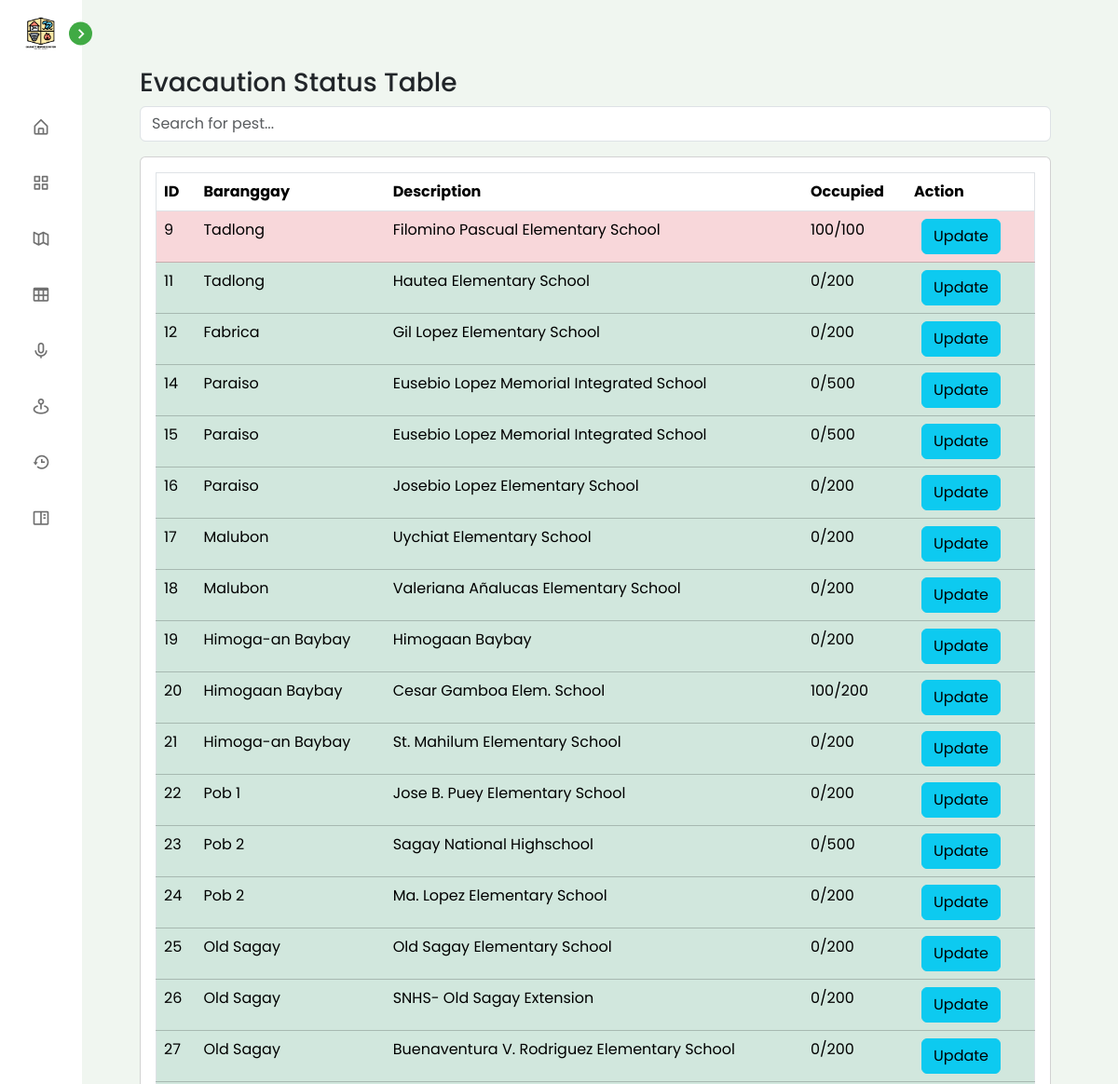
The app's page /view/pages/admin/table.php (signed in, upper part), older data.
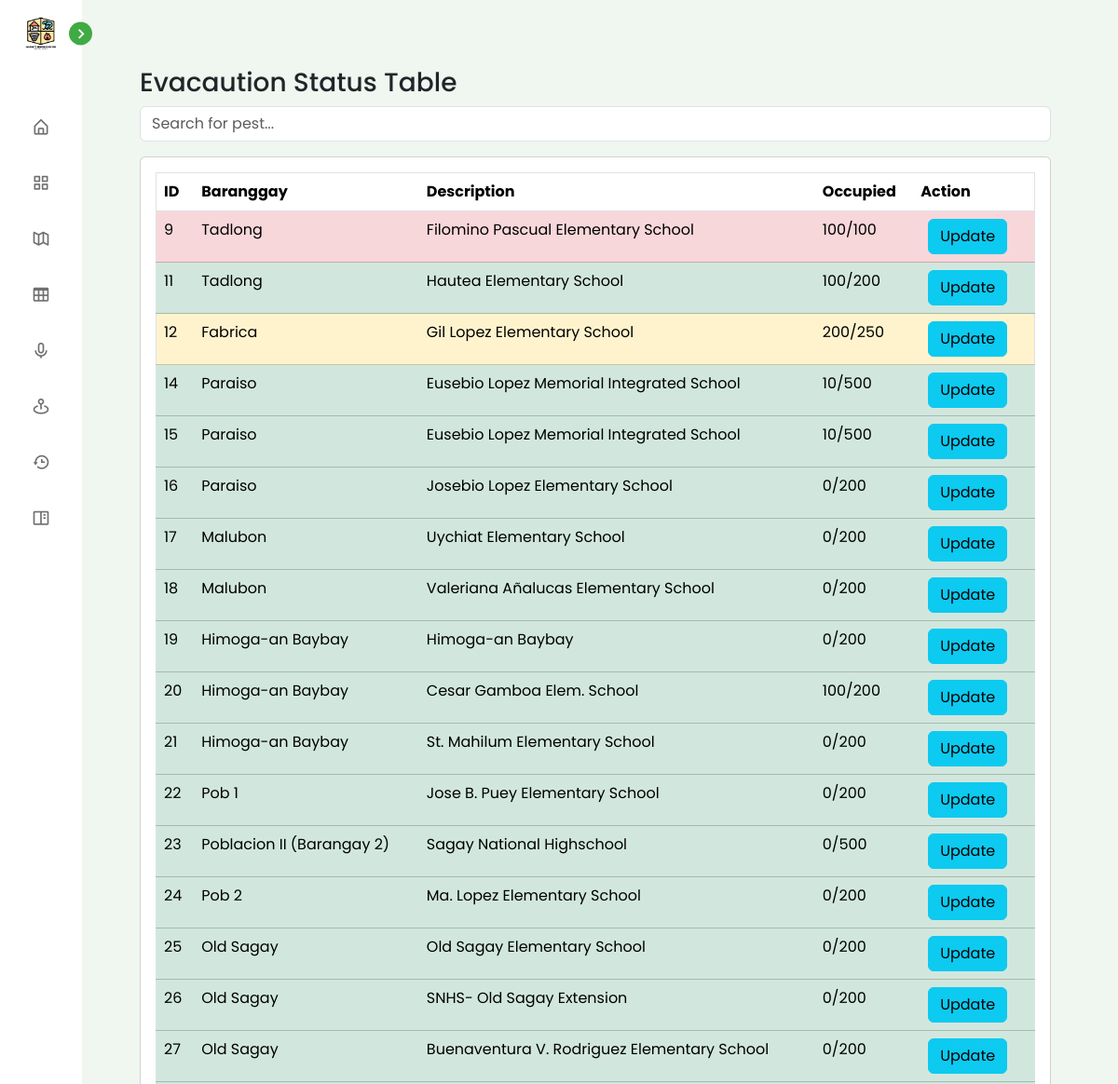
The same page, newer data.
### tables this page shows
CREATE TABLE `tbl_evacuation_location` (
  `id` int(11) NOT NULL,
  `location_id` varchar(255) NOT NULL,
  `location_name` varchar(255) NOT NULL,
  `location_description` varchar(255) NOT NULL,
  `location_latitude` varchar(255) NOT NULL,
  `location_longhitude` varchar(255) NOT NULL,
  `location_current_no_of_evacuue` int(255) NOT NULL,
  `location_max_accommodate` int(255) NOT NULL
);

### connection/connection.php (called while the page is built, shortened)
<?php
class config {
    public function __construct(){
        $dsn = "mysql:host=".H.";dbname=".DB;
        $username = U;
        $password = P;
        try {
            $this->pdo = new PDO($dsn, $username, $password);
        } catch (PDOException $e) {
            die("Connection failed: " . $e->getMessage());
        }
    }
}
?>

### controller/EvacuationController.php (called while the page is built, shortened)
<?php
    require_once('../../../services/EvacuationServices.php');
    $evacuationService = new EvacuationServices();
?>

### services/EvacuationServices.php (called while the page is built, shortened)
<?php
require_once("../../../connection/connection.php");
class EvacuationServices extends config {
    public function getEvacuationStatus() {
        try {
            $query = "SELECT `id`, `location_id`, `location_name`, `location_description`, `location_latitude`, `location_longhitude`, `location_current_no_of_evacuue`, `location_max_accommodate` FROM `tbl_evacuation_location` WHERE 1";
            $stmt = $this->pdo->prepare($query);
            $stmt->execute();
            $calamities =  $stmt->fetchAll(PDO::FETCH_ASSOC);
            return $calamities;
        } catch (PDOException $e) {
            echo "Error: " . $e->getMessage();
        }
    }
}
?>

### view/pages/admin/table.php (the view, shortened to what this page needs)
<?php
require_once('../../../controller/EvacuationController.php');
$evacautionStatus = $evacuationService->getEvacuationStatus();
?>
<?php require_once('../../components/header.php')?>
<div class="p-2 p-md-5">
    <div class="p-0">
        <h3 class="text-dark">Evacaution Status Table</h3>
        <div class="mb-3">
            <input type="text" id="searchInput" class="form-control" placeholder="Search for pest...">
        </div>
        <div class="table-responsive card p-3">
            <table border="1" class="table p-3" id="pestData">
                <thead>
                    <tr>
                        <th>ID</th>
                        <th>Baranggay</th>
                        <th>Description</th>
                        <th>Occupied</th>
                        <th>Action</th>
                    </tr>
                </thead>
                <tbody>
                    <?php if (!empty($evacautionStatus)): ?>
                        <?php foreach ($evacautionStatus as $evacaution): ?>
                            <tr
                            class="<?php
                                        $percentage = 0;
                                        if ($evacaution['location_max_accommodate'] > 0) {
                                            $percentage = ($evacaution['location_current_no_of_evacuue'] / $evacaution['location_max_accommodate']) * 100;
                                        }
                                        if ($percentage <= 50) {
                                            echo 'table-success';
                                        } elseif ($percentage <= 75) {
                                            echo 'table-info';
                                        } elseif ($percentage <= 99) {
                                            echo 'table-warning';
                                        } else {
                                            echo 'table-danger';
                                        }
                                    ?>
                                    ">
                                <td><?php echo htmlspecialchars($evacaution['id']); ?></td>
                                <td><?php echo htmlspecialchars($evacaution['location_name']); ?></td>
                                <td><?php echo htmlspecialchars($evacaution['location_description']); ?></td>
                                <td><?php echo htmlspecialchars($evacaution['location_current_no_of_evacuue'].'/'.$evacaution['location_max_accommodate']); ?></td>
                                <td>
                                    <button type="button" class="btn btn-info mx-0 mx-md-2 my-1 my-md-0"
                                        data-bs-toggle="modal"
                                        data-bs-target="#updateModal"
                                        data-bs-id="<?php echo htmlspecialchars($evacaution['id']); ?>"
                                        data-bs-brgy="<?php echo htmlspecialchars($evacaution['location_name']); ?>"
                                        data-bs-current="<?php echo htmlspecialchars($evacaution['location_current_no_of_evacuue']); ?>"
                                        data-bs-max="<?php echo htmlspecialchars($evacaution['location_max_accommodate']); ?>">
                                        Update
                                    </button>
                                </td>
                            </tr>
                        <?php endforeach; ?>
                    <?php else: ?>
                        <tr>
                            <td colspan="6" class="text-center">No records found.</td>
                        </tr>
                    <?php endif; ?>
                </tbody>
            </table>
        </div>
    </div>
</div>
<?php require_once('../../components/footer.php')?>

Row changes from the older to the newer data that the page shows:
changed tbl_evacuation_location "Hautea Elementary School": location_current_no_of_evacuue+location_max_accommodate "0/200" → "100/200"
changed tbl_evacuation_location "Fabrica": location_current_no_of_evacuue 0 → 200 (drawn); location_current_no_of_evacuue+location_max_accommodate "0/200" → "200/250"
changed tbl_evacuation_location id 14: location_current_no_of_evacuue+location_max_accommodate "0/500" → "10/500"
changed tbl_evacuation_location id 15: location_current_no_of_evacuue+location_max_accommodate "0/500" → "10/500"
changed tbl_evacuation_location id 19: location_description "Himogaan Baybay" → "Himoga-an Baybay"
changed tbl_evacuation_location "Cesar Gamboa Elem. School": location_name "Himogaan Baybay" → "Himoga-an Baybay"
changed tbl_evacuation_location "Sagay National Highschool": location_name "Pob 2" → "Poblacion II (Barangay 2)"
